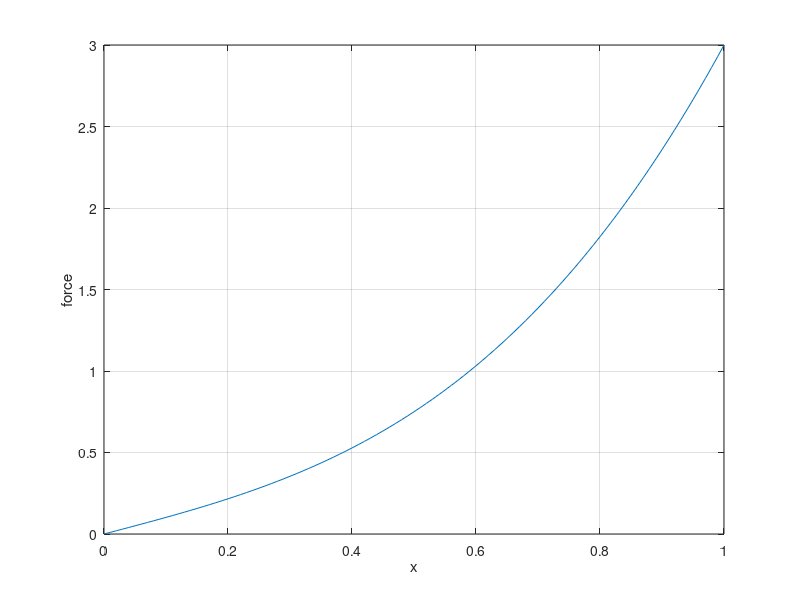

Write the MATLAB code that produced this figure.
close all
clc

j=0:0.01:1
f=j+2*j.^3;
plot(j,f)
ylabel force;
xlabel x;
grid on

x=0;
Gp=1+6*x^2;
for i=1:5
    G=x+2*x^3-1;

    dx=-G/Gp;
    x=x+dx;
    fprintf('G=%4.2f,Gp=%5.3f,dx=%5.3f,x=%4.4f\n',G,Gp,dx,x);
end
    